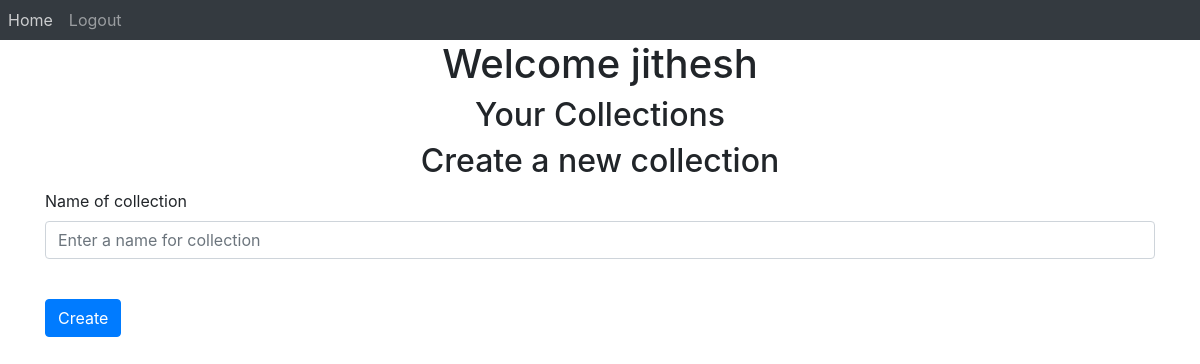
Page / (signed in) on the earlier database version.
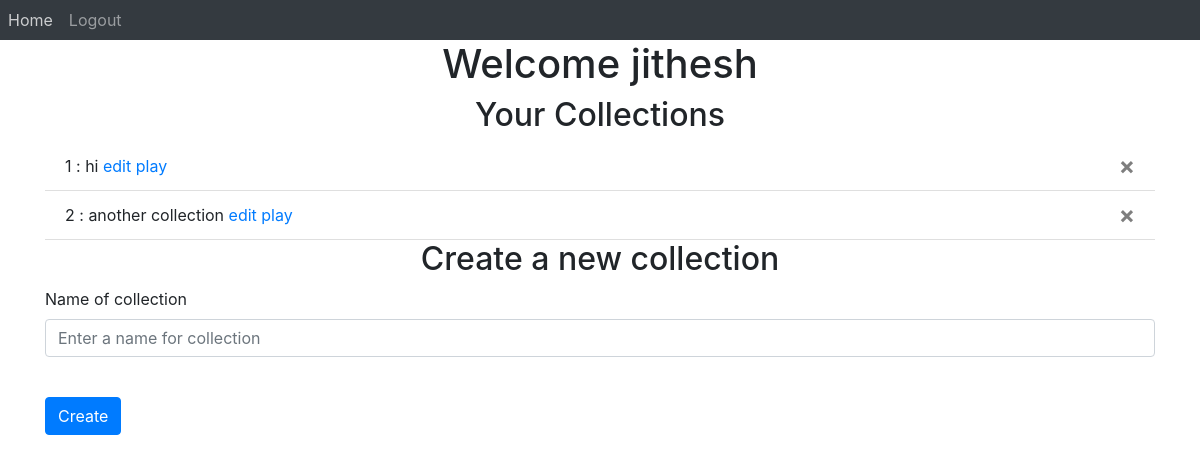
Same page on the later database version.
### website/models.py (models this page shows)
class User(db.Model, UserMixin):
    id = db.Column(db.Integer, primary_key = True)
    email = db.Column(db.String(150), unique = True)
    password = db.Column(db.String(150))
    first_name = db.Column(db.String(150))
    collections = db.relationship('Collection')

class Collection(db.Model):
    id  = db.Column(db.Integer, primary_key=True)
    date = db.Column (db.DateTime(timezone=True), default= func.now())
    name = db.Column(db.String(150))
    user_id = db.Column(db.Integer, db.ForeignKey('user.id'))
    cards = db.relationship('Card')

### website/views.py (the view, shortened to what this page needs)
@views.route('/' , methods = ['GET', 'POST'])
@login_required
def home():
    return render_template('home.html', user = current_user)

### website/__init__.py (called while the page is built)
def create_app():
    app = Flask(__name__)
    app.config['SECRET_KEY'] = 'abcdefgigh hkkjfjkhsdf'
    app.config['SQLALCHEMY_DATABASE_URI'] = f'sqlite:///{DB_NAME}'
    db.init_app(app)
    api = Api(app)
    from .views import views
    from .auth import auth
    app.register_blueprint(views, url_prefix = "/")
    app.register_blueprint(auth, url_prefix = "/")
    from .models  import  User, Collection, Card
    create_database(app)
    login_manager = LoginManager()
    login_manager.login_view = 'auth.login'
    login_manager.init_app(app)
    @login_manager.user_loader
    def load_user(id):
        return User.query.get(int(id))
    return (app,api)

### website/templates/home.html
{% extends "base.html" %} {% block title %}Home{% endblock%}
{%block content %}
      <h1 align='center'>Welcome  {{user.first_name}}</h1>
      <h2 align ='center'>Your Collections</h2>
      <ul class="list-group list-group-flush" id='collections'>
          {%for collection in user.collections%}
          <li class="list-group-item">
            {{collection.id}} : {{collection.name}}
            <a href="/edit-collection/{{collection.id}}">edit</a>
            <a href="/play-collection/{{collection.id}}">play</a>
            <button type="button" class="close" onclick="deleteColl( {{collection.id}})">
              <span aria-hidden="true">&times;</span>
          </button>
            </li>
          {% endfor %}
      </ul>
      <form method="POST">
          <h2 align='center'>Create a new collection</h2>
        <div class="form-group">
            <label for="name">Name of collection</label>
            <input
              type="text"
              class="form-control"
              id="name"
              name="name"
              placeholder="Enter a name for collection"
            />
          </div>
          <br />
          <button type="submit" class="btn btn-primary">Create</button>
      </form>
{%endblock%}

### website/templates/base.html (shortened to what this page needs)
<html>
  <head>
    <link
      rel="stylesheet"
      href="https://stackpath.bootstrapcdn.com/bootstrap/4.4.1/css/bootstrap.min.css"
    />
    <link
      rel="stylesheet"
      href="https://stackpath.bootstrapcdn.com/font-awesome/4.7.0/css/font-awesome.min.css"
    />
  </head>
  <body>
    <nav class="nav-bar navbar-expand-lg navbar-dark bg-dark">
      <div class="collapse navbar-collapse" id="navbar">
        <div class="navbar-nav">
          {% if user.is_authenticated %}
          <a class= "nav-item nav-link" id="home" href="/">Home</a>
          <a class= "nav-item nav-link" id="logout" href="/logout">Logout</a>
          {% else %}
          <a class= "nav-item nav-link" id="login" href="/login">Login</a>
          <a class= "nav-item nav-link" id="signUp" href="/sign-up">Sign Up</a>
          {% endif %}
        </div>
      </div>
    </nav>
      <div class="container">{% block content %} {% endblock %}</div>
  </body>
</html>

Differences in the rows shown:
added Collection: id "1", name "hi"
added Collection: id "2", name "another collection"
